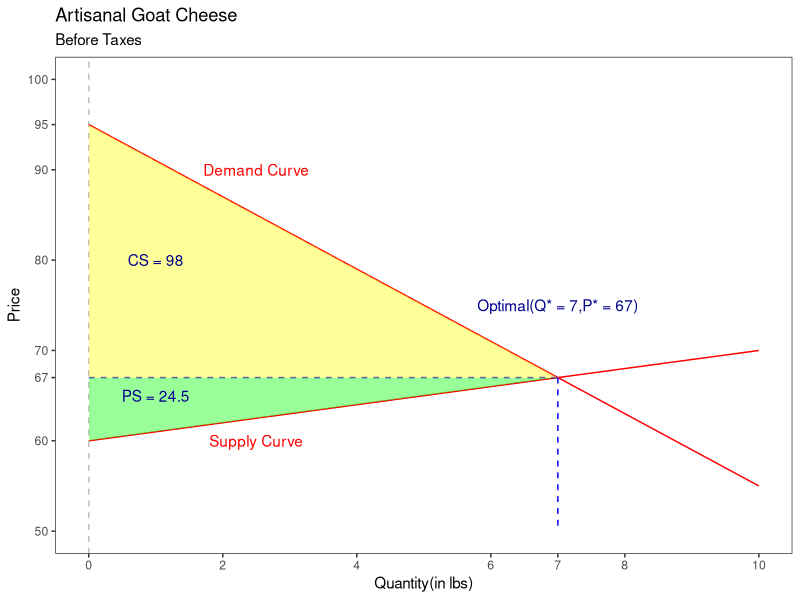
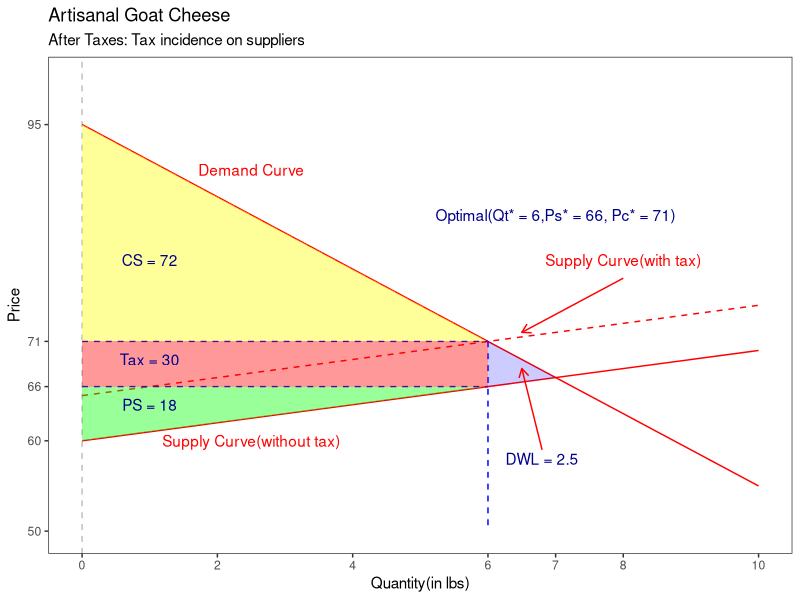
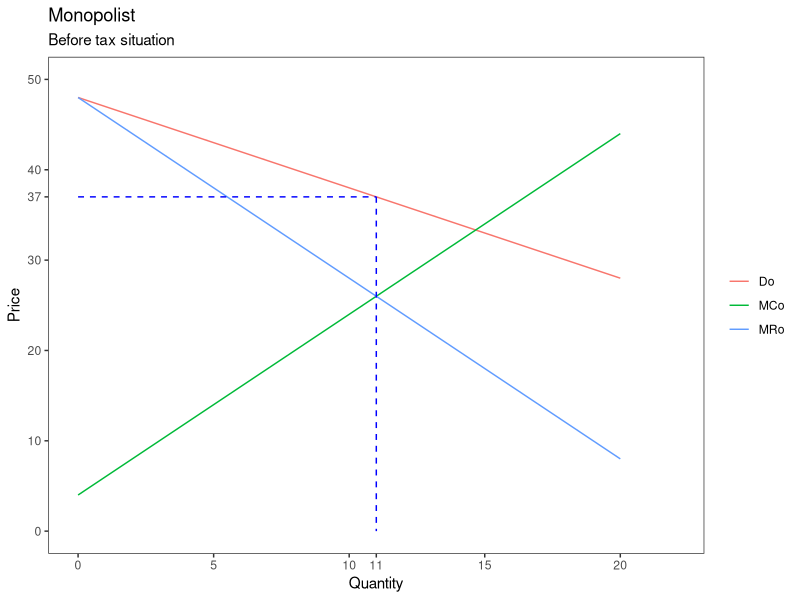
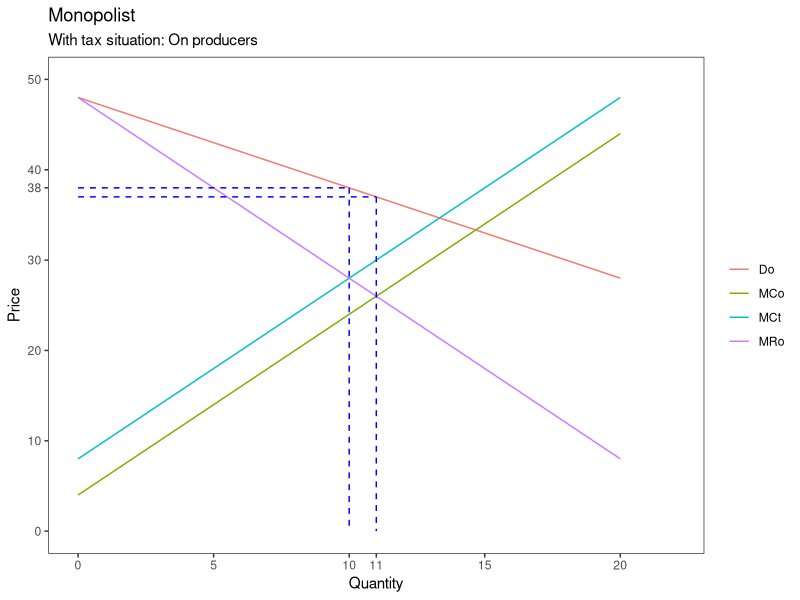
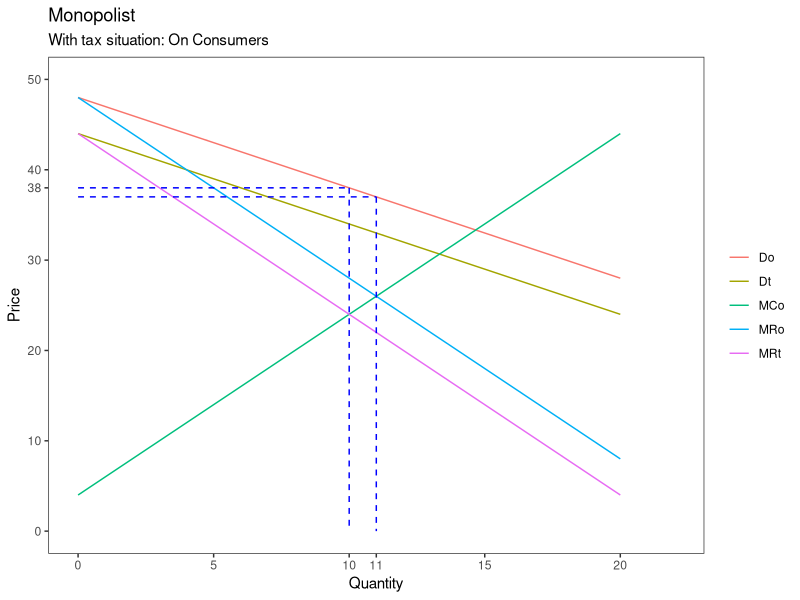

Write R code to recreate these figures, in order.
## ---- chunk 1

library(knitr)
knitr::opts_chunk$set(cache = TRUE,
                      echo = FALSE, 
                      message = FALSE, 
                      warning = FALSE, 
                      cache.lazy = FALSE, 
                      fig.align = "center", 
                      fig.width = 6, 
                      fig.height = 4)
library(tidyverse)
library(magrittr)

## ---- chunk 2
ggplot()+
  scale_x_continuous(name = "Quantity(in lbs)", limits = c(0,10), breaks = c(seq(0,10,2),7))+
  scale_y_continuous(name = "Price", limits = c(50,100), breaks = c(seq(0,100,10),67,95))+
  theme_bw()+
  theme(panel.grid = element_blank())+
  geom_vline(xintercept = 0, color = "grey", linetype = "dashed")+
  annotate(geom = "segment", x = 0,y = 95,xend = 10,yend = 55, color = "red")+
  annotate(geom = "segment", x = 0,y = 60,xend = 10,yend = 70, color = "red")+
  annotate(geom = "segment", x = 7,y = 67,xend = 7,yend = 50, color = "blue", linetype = "dashed")+
  annotate(geom = "segment", x = 0,y = 67,xend = 7,yend = 67, color = "blue", linetype = "dashed")+
  labs(title = "Artisanal Goat Cheese", subtitle = "Before Taxes")+
  annotate(geom = "polygon", x = c(0,7,0), y = c(95,67,67), fill = "yellow", alpha = 0.4)+
  annotate(geom = "polygon", x = c(0,7,0), y = c(60,67,67), fill = "green", alpha = 0.4)+
  annotate(geom = "text", label = "Demand Curve", x = 2.5, y = 90, color = "red")+
  annotate(geom = "text", label = "Supply Curve", x = 2.5, y = 60, color = "red")+
  annotate(geom = "text", label = "CS = 98", x = 1, y = 80, color = "darkblue") +
  annotate(geom = "text", label = "PS = 24.5", x = 1, y = 65, color = "darkblue")+
  annotate(geom = "text", label = "Optimal(Q* = 7,P* = 67)", x = 7, y = 75, color = "darkblue")
  
  
  
## ---- chunk 3
ggplot()+
  scale_x_continuous(name = "Quantity(in lbs)", limits = c(0,10), breaks = c(seq(0,10,2),7))+
  scale_y_continuous(name = "Price", limits = c(50,100), breaks = c(50,60,66,71,95))+
  theme_bw()+
  theme(panel.grid = element_blank())+
  geom_vline(xintercept = 0, color = "grey", linetype = "dashed")+
  annotate(geom = "segment", x = 0,y = 95,xend = 10,yend = 55, color = "red")+
  annotate(geom = "segment", x = 0,y = 60,xend = 10,yend = 70, color = "red")+
  annotate(geom = "segment", x = 0,y = 65,xend = 10,yend = 75, color = "red", linetype = "dashed")+
  annotate(geom = "segment", x = 6,y = 71,xend = 6,yend = 50, color = "blue", linetype = "dashed")+
  annotate(geom = "segment", x = 0,y = 66,xend = 6,yend = 66, color = "blue", linetype = "dashed")+
  annotate(geom = "segment", x = 0,y = 71,xend = 6,yend = 71, color = "blue", linetype = "dashed")+
  labs(title = "Artisanal Goat Cheese", subtitle = "After Taxes: Tax incidence on suppliers")+
  annotate(geom = "polygon", x = c(0,6,0), y = c(95,71,71), fill = "yellow", alpha = 0.4)+
  annotate(geom = "polygon", x = c(0,6,0), y = c(60,66,66), fill = "green", alpha = 0.4)+
  annotate(geom = "polygon", x = c(0,6,6,0), y = c(66,66,71,71), fill = "red", alpha = 0.4)+
  annotate(geom = "polygon", x = c(6,7,6), y = c(66,67,71), fill = "blue", alpha = 0.2)+
  annotate(geom = "text", label = "Demand Curve", x = 2.5, y = 90, color = "red")+
  annotate(geom = "text", label = "Supply Curve(without tax)", x = 2.5, y = 60, color = "red")+
  annotate(geom = "text", label = "Supply Curve(with tax)", x = 8, y = 80, color = "red")+
  annotate(geom = "text", label = "CS = 72", x = 1, y = 80, color = "darkblue") +
  annotate(geom = "text", label = "PS = 18", x = 1, y = 64, color = "darkblue")+
  annotate(geom = "text", label = "Tax = 30", x = 1, y = 69, color = "darkblue")+
  annotate(geom = "text", label = "DWL = 2.5", x = 6.8, y = 58, color = "darkblue")+
  annotate(geom = "text", label = "Optimal(Qt* = 6,Ps* = 66, Pc* = 71)", x = 7, y = 85, color = "darkblue")+
  annotate(geom = "segment", x = 6.8, y = 59, xend = 6.5, yend = 68, arrow = arrow(length = unit(0.25, "cm")), color = "red")+
  annotate(geom = "segment", x = 8, y = 78, xend = 6.5, yend = 72, arrow = arrow(length = unit(0.25, "cm")), color = "red")
  

## ---- chunk 4
Qo = seq(0,20,0.1)
Do = 48 - Qo
Co = 28 + 4*Qo + Qo^2
MCo = 4 + 2*Qo
MRo = 48 - 2*Qo

df = data.frame(Qo = Qo, Do = Do, MCo = MCo, MRo = MRo) %>% 
  pivot_longer(!Qo, names_to = 'type', values_to = 'cost')

df %>% 
  ggplot()+
  theme_bw()+
  theme(panel.grid = element_blank(),
        legend.title = element_blank())+
  aes(x = Qo,y = cost, color = type, group = type)+
  geom_line()+
  scale_x_continuous(limits = c(0,22), breaks = c(0,5,10,11,15,20))+
  scale_y_continuous(limits = c(0,50), breaks = c(0,10,20,30,37, 40, 50))+
  annotate(geom = "segment", x = 11,y = 37,xend = 11,yend = 0, color = "blue", linetype = "dashed")+
  annotate(geom = "segment", x = 0,y = 37,xend = 11,yend = 37, color = "blue", linetype = "dashed")+
  labs(x = "Quantity", y = "Price", title = "Monopolist",subtitle = "Before tax situation")
## ---- chunk 5
Qo = seq(0,20,0.1)
Do = 48 - Qo
Co = 28 + 4*Qo + Qo^2
MCo = 4 + 2*Qo
MRo = 48 - 2*Qo
MCt = 8 + 2*Qo

df = data.frame(Qo = Qo, Do = Do, MCo = MCo, MRo = MRo, MCt = MCt) %>% 
  pivot_longer(!Qo, names_to = 'type', values_to = 'cost')

df %>% 
  ggplot()+
  theme_bw()+
  theme(panel.grid = element_blank(),
        legend.title = element_blank())+
  aes(x = Qo,y = cost, color = type, group = type)+
  geom_line()+
  scale_x_continuous(limits = c(0,22), breaks = c(0,5,10,11,15,20))+
  scale_y_continuous(limits = c(0,50), breaks = c(0,10,20,30,38, 40, 50))+
  annotate(geom = "segment", x = 11,y = 37,xend = 11,yend = 0, color = "blue", linetype = "dashed")+
  annotate(geom = "segment", x = 0,y = 37,xend = 11,yend = 37, color = "blue", linetype = "dashed")+
  annotate(geom = "segment", x = 10,y = 38,xend = 10,yend = 0, color = "blue", linetype = "dashed")+
  annotate(geom = "segment", x = 0,y = 38,xend = 10,yend = 38, color = "blue", linetype = "dashed")+
  labs(x = "Quantity", y = "Price", title = "Monopolist",subtitle = "With tax situation: On producers")
## ---- chunk 6
Qo = seq(0,20,0.1)
Do = 48 - Qo
Dt = 44 - Qo
Co = 28 + 4*Qo + Qo^2
MCo = 4 + 2*Qo
MRo = 48 - 2*Qo
#MCt = 8 + 2*Qo
MRt = 44 - 2*Qo 

df = data.frame(Qo = Qo, Do = Do,Dt = Dt, MCo = MCo, MRo = MRo, MRt = MRt) %>% 
  pivot_longer(!Qo, names_to = 'type', values_to = 'cost')

df %>% 
  ggplot()+
  theme_bw()+
  theme(panel.grid = element_blank(),
        legend.title = element_blank())+
  aes(x = Qo,y = cost, color = type, group = type)+
  geom_line()+
  scale_x_continuous(limits = c(0,22), breaks = c(0,5,10,11,15,20))+
  scale_y_continuous(limits = c(0,50), breaks = c(0,10,20,30,38, 40, 50))+
  annotate(geom = "segment", x = 11,y = 37,xend = 11,yend = 0, color = "blue", linetype = "dashed")+
  annotate(geom = "segment", x = 0,y = 37,xend = 11,yend = 37, color = "blue", linetype = "dashed")+
  annotate(geom = "segment", x = 10,y = 38,xend = 10,yend = 0, color = "blue", linetype = "dashed")+
  annotate(geom = "segment", x = 0,y = 38,xend = 10,yend = 38, color = "blue", linetype = "dashed")+
  labs(x = "Quantity", y = "Price", title = "Monopolist",subtitle = "With tax situation: On Consumers")
